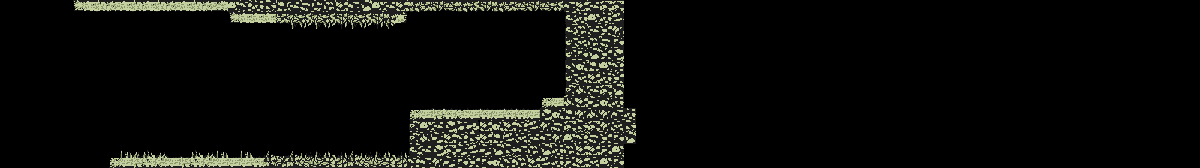

The image is a tile-based game level rendered from a .tmx file. Its description and source (layers, tilesets, objects; grid data summarised) follow:
An orthogonal 100x14 tile map with 12x12 px tiles, 1 tile layer (edge tiles) and 8 objects (3x Enemy, 3x Path, Player, Boss).

<map version="1.0" orientation="orthogonal" renderorder="right-down" width="100" height="14" tilewidth="12" tileheight="12" nextobjectid="16">
 <tileset firstgid="1" name="tilemap" tilewidth="12" tileheight="12" tilecount="168" columns="14">
  <image source="../image/tilemap.png" width="168" height="144" />
  <terraintypes>
   <terrain name="New Terrain" tile="-1" />
  </terraintypes>
  <tile id="0" terrain="0,0,0,0" />
  <tile id="1" terrain=",,0,0" />
  <tile id="2" terrain=",,0,0" />
  <tile id="3" terrain=",,0,0" />
  <tile id="4" terrain=",,0,0" />
  <tile id="5" terrain=",,0,0" />
  <tile id="6" terrain=",,0," />
  <tile id="14" terrain="0,0,0,0" />
  <tile id="15" terrain="0,0,0,0" />
  <tile id="16" terrain="0,0,0,0" />
  <tile id="17" terrain="0,0,0,0" />
  <tile id="18" terrain="0,0,0,0" />
  <tile id="19" terrain="0,0,0,0" />
  <tile id="20" terrain="0,0,0,0" />
  <tile id="21" terrain="0,0,0,0" />
  <tile id="22" terrain="0,0,0,0" />
  <tile id="23" terrain="0,0,0,0" />
  <tile id="24" terrain="0,0,0,0" />
  <tile id="28" terrain=",0,0,0" />
  <tile id="29" terrain="0,0,0,0" />
  <tile id="30" terrain="0,0,0,0" />
  <tile id="31" terrain="0,0,0,0" />
  <tile id="32" terrain="0,0,0,0" />
  <tile id="33" terrain="0,,0,0" />
  <tile id="34" terrain="0,0,0,0" />
  <tile id="35" terrain="0,0,0,0" />
  <tile id="36" terrain="0,0,0,0" />
  <tile id="37" terrain="0,0,0,0" />
  <tile id="38" terrain="0,0,0,0" />
  <tile id="39" terrain="0,0,0,0" />
  <tile id="40" terrain="0,0,0,0" />
  <tile id="41" terrain="0,,0,0" />
  <tile id="42" terrain="0,0,0,0" />
  <tile id="43" terrain="0,0,0,0" />
  <tile id="44" terrain="0,0,0,0" />
  <tile id="45" terrain="0,0,0,0" />
  <tile id="46" terrain="0,0,0,0" />
  <tile id="47" terrain="0,0,0,0" />
  <tile id="48" terrain="0,0,0,0" />
  <tile id="49" terrain="0,0,0,0" />
  <tile id="50" terrain="0,0,0,0" />
  <tile id="51" terrain="0,0,0,0" />
  <tile id="52" terrain="0,0,0,0" />
  <tile id="53" terrain="0,0,0,0" />
  <tile id="54" terrain="0,0,0,0" />
  <tile id="55" terrain="0,0,0,0" />
  <tile id="56" terrain="0,0,0,0" />
  <tile id="57" terrain="0,0,0,0" />
  <tile id="58" terrain="0,0,0,0" />
  <tile id="59" terrain="0,0,0,0" />
  <tile id="60" terrain="0,0,0,0" />
  <tile id="61" terrain="0,0,0,0" />
  <tile id="62" terrain="0,0,0,0" />
  <tile id="63" terrain="0,0,0,0" />
  <tile id="64" terrain="0,0,0,0" />
  <tile id="65" terrain="0,0,0,0" />
  <tile id="66" terrain="0,0,0,0" />
  <tile id="67" terrain="0,0,0,0" />
  <tile id="68" terrain="0,0,0,0" />
  <tile id="69" terrain="0,0,0,0" />
  <tile id="70" terrain="0,0,0,0" />
  <tile id="71" terrain="0,0,0,0" />
  <tile id="72" terrain="0,0,0,0" />
  <tile id="73" terrain="0,0,0,0" />
  <tile id="74" terrain="0,0,0,0" />
  <tile id="75" terrain="0,0,0,0" />
  <tile id="76" terrain="0,0,0,0" />
  <tile id="77" terrain="0,0,0,0" />
  <tile id="78" terrain="0,0,0,0" />
  <tile id="79" terrain="0,0,0,0" />
  <tile id="80" terrain="0,0,0,0" />
  <tile id="81" terrain="0,0,0,0" />
  <tile id="82" terrain="0,0,0,0" />
  <tile id="83" terrain="0,0,0,0" />
  <tile id="84" terrain="0,0,0,0" />
  <tile id="85" terrain="0,0,0,0" />
  <tile id="86" terrain="0,0,0,0" />
  <tile id="87" terrain="0,0,0,0" />
  <tile id="88" terrain="0,0,0,0" />
  <tile id="89" terrain="0,0,0,0" />
  <tile id="90" terrain="0,0,0,0" />
  <tile id="91" terrain="0,0,0,0" />
  <tile id="92" terrain="0,0,0,0" />
  <tile id="93" terrain="0,0,0,0" />
  <tile id="94" terrain="0,0,0,0" />
  <tile id="95" terrain="0,0,0,0" />
  <tile id="96" terrain="0,0,0,0" />
  <tile id="97" terrain="0,0,0,0" />
  <tile id="98" terrain="0,0,0,0" />
  <tile id="99" terrain="0,0,0,0" />
  <tile id="100" terrain="0,0,0,0" />
  <tile id="101" terrain="0,0,0,0" />
  <tile id="102" terrain="0,0,0,0" />
  <tile id="103" terrain="0,0,0,0" />
  <tile id="104" terrain="0,0,0,0" />
  <tile id="105" terrain="0,0,0,0" />
  <tile id="106" terrain="0,0,0,0" />
  <tile id="107" terrain="0,0,0,0" />
  <tile id="108" terrain="0,0,0,0" />
  <tile id="109" terrain="0,0,0,0" />
  <tile id="110" terrain="0,0,0,0" />
  <tile id="111" terrain="0,0,0,0" />
  <tile id="112" terrain="0,0,0,0" />
  <tile id="113" terrain="0,0,0,0" />
  <tile id="114" terrain="0,0,0,0" />
  <tile id="115" terrain="0,0,0,0" />
  <tile id="116" terrain="0,0,0,0" />
  <tile id="117" terrain="0,0,0,0" />
  <tile id="118" terrain="0,0,0,0" />
  <tile id="119" terrain="0,0,0,0" />
  <tile id="120" terrain="0,0,0,0" />
  <tile id="121" terrain="0,0,0,0" />
  <tile id="122" terrain="0,0,0,0" />
  <tile id="123" terrain="0,0,0,0" />
  <tile id="124" terrain="0,0,0,0" />
  <tile id="125" terrain="0,0,0,0" />
  <tile id="126" terrain="0,0,,0" />
  <tile id="127" terrain="0,0,0,0" />
  <tile id="128" terrain="0,0,0,0" />
  <tile id="129" terrain="0,0,0,0" />
  <tile id="130" terrain="0,0,0,0" />
  <tile id="131" terrain="0,0,0," />
  <tile id="132" terrain="0,0,0,0" />
  <tile id="133" terrain="0,0,0,0" />
  <tile id="134" terrain="0,0,0,0" />
  <tile id="135" terrain="0,0,0,0" />
  <tile id="136" terrain="0,0,0,0" />
  <tile id="137" terrain="0,0,0,0" />
  <tile id="138" terrain="0,0,0,0" />
  <tile id="139" terrain="0,0,0,0" />
  <tile id="140" terrain="0,0,0,0" />
  <tile id="141" terrain="0,0,0,0" />
  <tile id="142" terrain="0,0,0,0" />
  <tile id="143" terrain="0,0,0,0" />
  <tile id="144" terrain="0,0,0,0" />
  <tile id="145" terrain="0,0,0,0" />
  <tile id="146" terrain="0,0,0,0" />
  <tile id="147" terrain="0,0,0,0" />
  <tile id="148" terrain="0,0,0,0" />
  <tile id="149" terrain="0,0,0,0" />
  <tile id="150" terrain="0,0,0,0" />
  <tile id="154" terrain="0,0,0,0" />
  <tile id="155" terrain="0,0,," />
  <tile id="156" terrain="0,0,," />
  <tile id="157" terrain="0,0,," />
  <tile id="158" terrain="0,0,," />
  <tile id="159" terrain="0,0,," />
  <tile id="160" terrain="0,0,," />
  <tile id="161" terrain="0,0,," />
  <tile id="162" terrain="0,0,," />
  <tile id="163" terrain="0,0,," />
  <tile id="164" terrain="0,0,," />
 </tileset>
 <layer name="edge tiles" width="100" height="14">
  <data>[1400 cells, 255 non-empty, 77 distinct tile ids]</data>
 </layer>
 <objectgroup name="entities">
  <object id="1" name="Player" x="40" y="50" width="16" height="16" />
  <object id="4" name="Enemy" x="211.667" y="35.3333" width="16" height="16">
   <properties>
    <property name="path" value="1" />
   </properties>
  </object>
  <object id="7" name="Enemy" x="197.333" y="28.3333" width="16" height="16">
   <properties>
    <property name="path" value="3" />
   </properties>
  </object>
  <object id="9" name="Enemy" x="231" y="54" width="16" height="16">
   <properties>
    <property name="path" value="2" />
   </properties>
  </object>
  <object id="11" name="Path" x="206.667" y="54.6667">
   <properties>
    <property name="id" value="3" />
   </properties>
   <polyline points="-9.66667,-12.3333 -35.3333,3 -77.3333,18.6667 -118,17.6667" />
  </object>
  <object id="12" name="Path" x="275" y="96">
   <properties>
    <property name="id" value="2" />
   </properties>
   <polyline points="-49.3333,-29.6667 -73.3333,-6 -125.667,7 -187.333,7.33333" />
  </object>
  <object id="13" name="Path" x="209.333" y="109.333">
   <properties>
    <property name="id" value="1" />
   </properties>
   <polyline points="3.33333,-53.3333 -22,-30 -160.333,-16.3333" />
  </object>
  <object id="15" name="Boss" x="105.75" y="52.5" width="72" height="72" />
 </objectgroup>
</map>